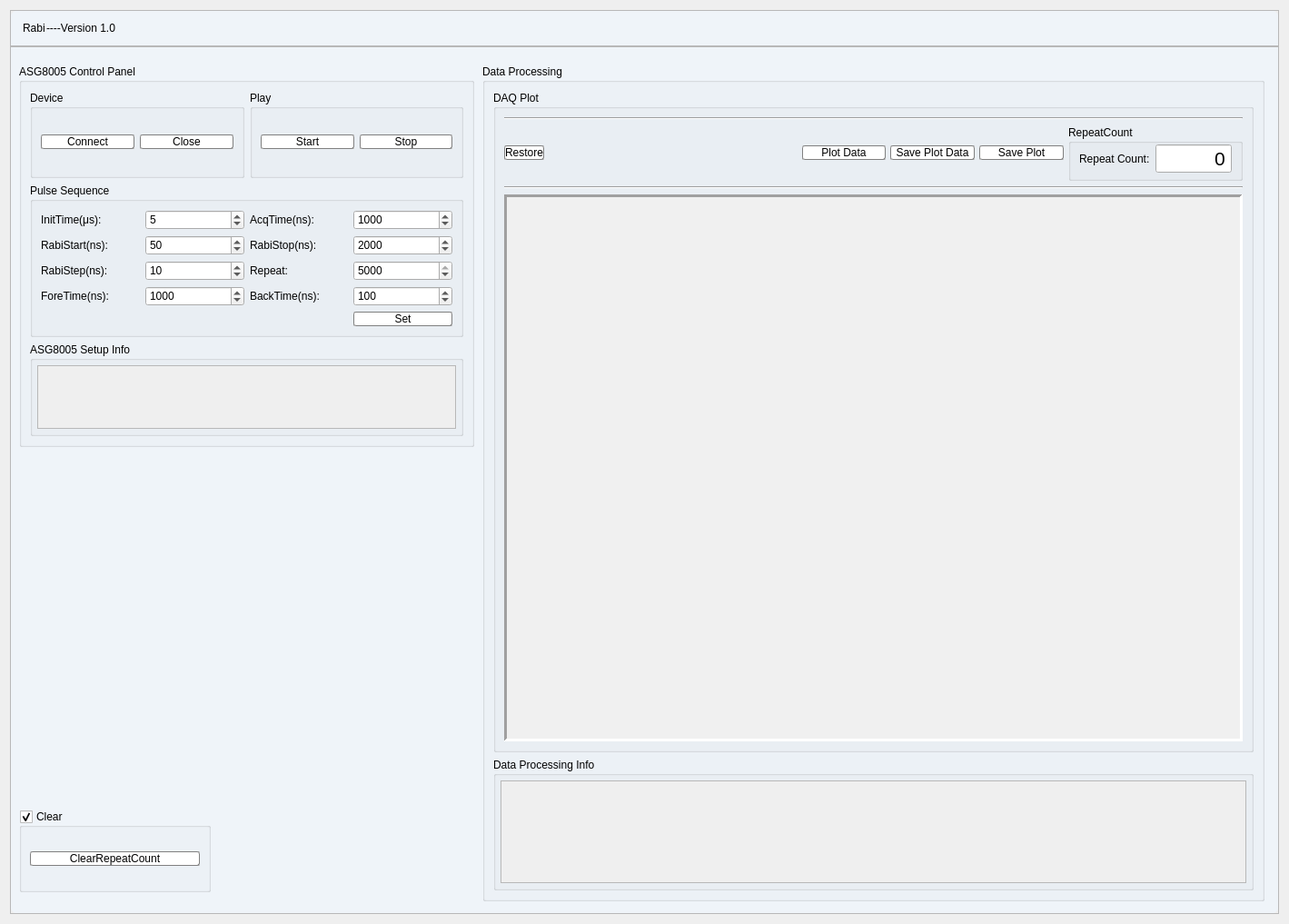
<?xml version="1.0" encoding="UTF-8"?>
<ui version="4.0">
 <class>Form</class>
 <widget class="QWidget" name="Form">
  <property name="geometry">
   <rect>
    <x>0</x>
    <y>0</y>
    <width>1419</width>
    <height>1017</height>
   </rect>
  </property>
  <property name="sizePolicy">
   <sizepolicy hsizetype="Fixed" vsizetype="Fixed">
    <horstretch>0</horstretch>
    <verstretch>0</verstretch>
   </sizepolicy>
  </property>
  <property name="windowTitle">
   <string>Form</string>
  </property>
  <property name="styleSheet">
   <string notr="true">QWidget#Form{
	border-radius:10px;
}

QWidget#mainwidget{
	background-color: rgba(239, 244, 249, 0);
	border-radius:10px;
}
QFrame#mainframe{
	background-color: rgba(239, 244, 249, 255);
	border-radius:10px;
}
QGroupBox{
	border-width: 2px;
	
	font: 25 9pt &quot;Microsoft YaHei UI Light&quot;;
}
QPushButton{
	background-color: rgb(255, 255, 255);
	border-radius: 2px;
	border: 1px groove gray;
	font: 63 9pt &quot;Nunito Sans SemiBold&quot;;
}
QTabWidget{
	font: 63 9pt &quot;Nunito Sans SemiBold&quot;;
}
QLabel{
	font: 9pt &quot;Microsoft YaHei UI&quot;;
}
QComboBox{
	
	font: 9pt &quot;Menlo for Powerline&quot;;
}
</string>
  </property>
  <layout class="QVBoxLayout" name="verticalLayout_19" stretch="1">
   <item>
    <widget class="QWidget" name="mainwidget" native="true">
     <property name="styleSheet">
      <string notr="true"/>
     </property>
     <layout class="QVBoxLayout" name="verticalLayout_5">
      <property name="spacing">
       <number>0</number>
      </property>
      <property name="leftMargin">
       <number>0</number>
      </property>
      <property name="topMargin">
       <number>0</number>
      </property>
      <property name="rightMargin">
       <number>0</number>
      </property>
      <property name="bottomMargin">
       <number>0</number>
      </property>
      <item>
       <widget class="QFrame" name="mainframe">
        <property name="styleSheet">
         <string notr="true"/>
        </property>
        <property name="frameShape">
         <enum>QFrame::StyledPanel</enum>
        </property>
        <property name="frameShadow">
         <enum>QFrame::Raised</enum>
        </property>
        <layout class="QVBoxLayout" name="verticalLayout">
         <property name="spacing">
          <number>0</number>
         </property>
         <property name="leftMargin">
          <number>0</number>
         </property>
         <property name="topMargin">
          <number>0</number>
         </property>
         <property name="rightMargin">
          <number>0</number>
         </property>
         <property name="bottomMargin">
          <number>0</number>
         </property>
         <item>
          <widget class="QFrame" name="frame">
           <property name="sizePolicy">
            <sizepolicy hsizetype="Preferred" vsizetype="Preferred">
             <horstretch>0</horstretch>
             <verstretch>1</verstretch>
            </sizepolicy>
           </property>
           <property name="minimumSize">
            <size>
             <width>0</width>
             <height>40</height>
            </size>
           </property>
           <property name="baseSize">
            <size>
             <width>0</width>
             <height>0</height>
            </size>
           </property>
           <property name="styleSheet">
            <string notr="true"/>
           </property>
           <property name="frameShape">
            <enum>QFrame::StyledPanel</enum>
           </property>
           <property name="frameShadow">
            <enum>QFrame::Raised</enum>
           </property>
           <layout class="QHBoxLayout" name="horizontalLayout_2" stretch="0,0,0,80,3,3,3">
            <property name="spacing">
             <number>1</number>
            </property>
            <property name="leftMargin">
             <number>5</number>
            </property>
            <property name="topMargin">
             <number>1</number>
            </property>
            <property name="rightMargin">
             <number>1</number>
            </property>
            <property name="bottomMargin">
             <number>1</number>
            </property>
            <item>
             <widget class="QLabel" name="label_2">
              <property name="text">
               <string/>
              </property>
              <property name="pixmap">
               <pixmap resource="resources.qrc">:/my_icons/images/icons/window_title_icon.png</pixmap>
              </property>
             </widget>
            </item>
            <item>
             <widget class="QLabel" name="label">
              <property name="sizePolicy">
               <sizepolicy hsizetype="Preferred" vsizetype="Preferred">
                <horstretch>0</horstretch>
                <verstretch>0</verstretch>
               </sizepolicy>
              </property>
              <property name="font">
               <font>
                <family>Microsoft YaHei UI</family>
                <pointsize>9</pointsize>
                <weight>50</weight>
                <italic>false</italic>
                <bold>false</bold>
               </font>
              </property>
              <property name="styleSheet">
               <string notr="true"/>
              </property>
              <property name="text">
               <string>Rabi</string>
              </property>
             </widget>
            </item>
            <item>
             <widget class="QLabel" name="label_6">
              <property name="text">
               <string>----Version 1.0</string>
              </property>
             </widget>
            </item>
            <item>
             <spacer name="horizontalSpacer_2">
              <property name="orientation">
               <enum>Qt::Horizontal</enum>
              </property>
              <property name="sizeHint" stdset="0">
               <size>
                <width>40</width>
                <height>20</height>
               </size>
              </property>
             </spacer>
            </item>
            <item>
             <widget class="QPushButton" name="min_btn">
              <property name="sizePolicy">
               <sizepolicy hsizetype="Minimum" vsizetype="Fixed">
                <horstretch>0</horstretch>
                <verstretch>0</verstretch>
               </sizepolicy>
              </property>
              <property name="maximumSize">
               <size>
                <width>60</width>
                <height>30</height>
               </size>
              </property>
              <property name="styleSheet">
               <string notr="true">QPushButton {	
	border: none;
	border-radius: 2px;
	background-color: rgba(239, 244, 249, 0);
}
QPushButton:hover {
	background-color: rgba(160, 160, 160,100);
}
QPushButton:pressed {	
	background-color: transparent;
}
</string>
              </property>
              <property name="text">
               <string/>
              </property>
              <property name="icon">
               <iconset resource="resources.qrc">
                <normaloff>:/my_icons/images/icons/min.svg</normaloff>:/my_icons/images/icons/min.svg</iconset>
              </property>
             </widget>
            </item>
            <item>
             <widget class="QPushButton" name="max_btn">
              <property name="sizePolicy">
               <sizepolicy hsizetype="Minimum" vsizetype="Fixed">
                <horstretch>0</horstretch>
                <verstretch>0</verstretch>
               </sizepolicy>
              </property>
              <property name="maximumSize">
               <size>
                <width>60</width>
                <height>30</height>
               </size>
              </property>
              <property name="styleSheet">
               <string notr="true">QPushButton {	
	border: none;
	border-radius: 2px;
	background-color: rgba(239, 244, 249, 0);
}
QPushButton:hover {
	background-color: rgba(160, 160, 160,100);
}
QPushButton:pressed {	
	background-color: transparent;
}</string>
              </property>
              <property name="text">
               <string/>
              </property>
              <property name="icon">
               <iconset resource="resources.qrc">
                <normaloff>:/my_icons/images/icons/max.svg</normaloff>:/my_icons/images/icons/max.svg</iconset>
              </property>
              <property name="iconSize">
               <size>
                <width>20</width>
                <height>20</height>
               </size>
              </property>
             </widget>
            </item>
            <item>
             <widget class="QPushButton" name="close_btn">
              <property name="sizePolicy">
               <sizepolicy hsizetype="Minimum" vsizetype="Fixed">
                <horstretch>0</horstretch>
                <verstretch>0</verstretch>
               </sizepolicy>
              </property>
              <property name="maximumSize">
               <size>
                <width>60</width>
                <height>30</height>
               </size>
              </property>
              <property name="styleSheet">
               <string notr="true">QPushButton {	
	border: none;
	border-radius: 2px;
	background-color: rgba(239, 244, 249, 0);
}
QPushButton:hover {
	background-color: rgba(196, 43, 28,200);
}
QPushButton:pressed {	
	background-color: transparent;
}</string>
              </property>
              <property name="text">
               <string/>
              </property>
              <property name="icon">
               <iconset resource="resources.qrc">
                <normaloff>:/my_icons/images/icons/close_btn.svg</normaloff>:/my_icons/images/icons/close_btn.svg</iconset>
              </property>
             </widget>
            </item>
           </layout>
          </widget>
         </item>
         <item>
          <widget class="QFrame" name="frame_2">
           <property name="sizePolicy">
            <sizepolicy hsizetype="Preferred" vsizetype="Preferred">
             <horstretch>0</horstretch>
             <verstretch>100</verstretch>
            </sizepolicy>
           </property>
           <property name="styleSheet">
            <string notr="true">QPushButton:hover {
	background-color: rgba(160, 160, 160,100);
}
QPushButton:pressed {	
	background-color: transparent;
}</string>
           </property>
           <property name="frameShape">
            <enum>QFrame::StyledPanel</enum>
           </property>
           <property name="frameShadow">
            <enum>QFrame::Raised</enum>
           </property>
           <widget class="QGroupBox" name="groupBox">
            <property name="geometry">
             <rect>
              <x>10</x>
              <y>20</y>
              <width>501</width>
              <height>421</height>
             </rect>
            </property>
            <property name="title">
             <string>ASG8005 Control Panel</string>
            </property>
            <layout class="QGridLayout" name="gridLayout_4">
             <item row="0" column="2" colspan="2">
              <widget class="QGroupBox" name="groupBox_4">
               <property name="title">
                <string>Play</string>
               </property>
               <layout class="QHBoxLayout" name="horizontalLayout_3">
                <item>
                 <widget class="QPushButton" name="asg_start_btn">
                  <property name="styleSheet">
                   <string notr="true">QPushButton{
	font: 10pt &quot;Yu Gothic UI&quot;;	

}</string>
                  </property>
                  <property name="text">
                   <string>Start</string>
                  </property>
                  <property name="icon">
                   <iconset resource="resources.qrc">
                    <normaloff>:/my_icons/images/icons/play.svg</normaloff>:/my_icons/images/icons/play.svg</iconset>
                  </property>
                  <property name="iconSize">
                   <size>
                    <width>20</width>
                    <height>25</height>
                   </size>
                  </property>
                 </widget>
                </item>
                <item>
                 <widget class="QPushButton" name="asg_stop_btn">
                  <property name="styleSheet">
                   <string notr="true">QPushButton{
	font: 10pt &quot;Yu Gothic UI&quot;;	

}</string>
                  </property>
                  <property name="text">
                   <string>Stop</string>
                  </property>
                  <property name="icon">
                   <iconset resource="resources.qrc">
                    <normaloff>:/my_icons/images/icons/stop.svg</normaloff>:/my_icons/images/icons/stop.svg</iconset>
                  </property>
                  <property name="iconSize">
                   <size>
                    <width>20</width>
                    <height>25</height>
                   </size>
                  </property>
                 </widget>
                </item>
               </layout>
              </widget>
             </item>
             <item row="0" column="0" colspan="2">
              <widget class="QGroupBox" name="groupBox_2">
               <property name="title">
                <string>Device</string>
               </property>
               <layout class="QGridLayout" name="gridLayout">
                <item row="0" column="0">
                 <widget class="QPushButton" name="asg_connect_btn">
                  <property name="styleSheet">
                   <string notr="true">QPushButton{
	font: 10pt &quot;Yu Gothic UI&quot;;	

}</string>
                  </property>
                  <property name="text">
                   <string>Connect</string>
                  </property>
                  <property name="icon">
                   <iconset resource="resources.qrc">
                    <normaloff>:/my_icons/images/icons/connect.svg</normaloff>:/my_icons/images/icons/connect.svg</iconset>
                  </property>
                  <property name="iconSize">
                   <size>
                    <width>20</width>
                    <height>25</height>
                   </size>
                  </property>
                 </widget>
                </item>
                <item row="0" column="1">
                 <widget class="QPushButton" name="asg_close_btn">
                  <property name="styleSheet">
                   <string notr="true">QPushButton{
	font: 10pt &quot;Yu Gothic UI&quot;;	

}</string>
                  </property>
                  <property name="text">
                   <string>Close</string>
                  </property>
                  <property name="icon">
                   <iconset resource="resources.qrc">
                    <normaloff>:/my_icons/images/icons/connect.svg</normaloff>:/my_icons/images/icons/connect.svg</iconset>
                  </property>
                  <property name="iconSize">
                   <size>
                    <width>20</width>
                    <height>25</height>
                   </size>
                  </property>
                 </widget>
                </item>
               </layout>
              </widget>
             </item>
             <item row="3" column="0" colspan="4">
              <widget class="QGroupBox" name="groupBox_7">
               <property name="title">
                <string>ASG8005 Setup Info</string>
               </property>
               <layout class="QGridLayout" name="gridLayout_3">
                <property name="leftMargin">
                 <number>5</number>
                </property>
                <property name="topMargin">
                 <number>5</number>
                </property>
                <property name="rightMargin">
                 <number>5</number>
                </property>
                <property name="bottomMargin">
                 <number>5</number>
                </property>
                <item row="0" column="0">
                 <widget class="QScrollArea" name="asg_scroll">
                  <property name="sizePolicy">
                   <sizepolicy hsizetype="Minimum" vsizetype="Minimum">
                    <horstretch>0</horstretch>
                    <verstretch>0</verstretch>
                   </sizepolicy>
                  </property>
                  <property name="widgetResizable">
                   <bool>true</bool>
                  </property>
                  <widget class="QWidget" name="scrollAreaWidgetContents_2">
                   <property name="geometry">
                    <rect>
                     <x>0</x>
                     <y>0</y>
                     <width>463</width>
                     <height>73</height>
                    </rect>
                   </property>
                   <layout class="QVBoxLayout" name="verticalLayout_8">
                    <item>
                     <widget class="QLabel" name="asg_msg">
                      <property name="text">
                       <string/>
                      </property>
                     </widget>
                    </item>
                   </layout>
                  </widget>
                 </widget>
                </item>
               </layout>
              </widget>
             </item>
             <item row="1" column="0" colspan="4">
              <widget class="QGroupBox" name="groupBox_8">
               <property name="title">
                <string>Pulse Sequence</string>
               </property>
               <layout class="QGridLayout" name="gridLayout_6">
                <item row="1" column="2">
                 <widget class="QLabel" name="label_12">
                  <property name="text">
                   <string>RabiStop(ns):</string>
                  </property>
                 </widget>
                </item>
                <item row="2" column="0">
                 <widget class="QLabel" name="label_10">
                  <property name="text">
                   <string>RabiStep(ns):</string>
                  </property>
                 </widget>
                </item>
                <item row="4" column="2">
                 <widget class="QLabel" name="label_15">
                  <property name="text">
                   <string>BackTime(ns):</string>
                  </property>
                 </widget>
                </item>
                <item row="1" column="1">
                 <widget class="QSpinBox" name="rabi_start_spbx">
                  <property name="maximum">
                   <number>3000</number>
                  </property>
                  <property name="value">
                   <number>50</number>
                  </property>
                 </widget>
                </item>
                <item row="0" column="1">
                 <widget class="QSpinBox" name="init_time_spbx">
                  <property name="maximum">
                   <number>100</number>
                  </property>
                  <property name="value">
                   <number>5</number>
                  </property>
                 </widget>
                </item>
                <item row="4" column="1">
                 <widget class="QSpinBox" name="fore_time_spbx">
                  <property name="maximum">
                   <number>5000</number>
                  </property>
                  <property name="value">
                   <number>1000</number>
                  </property>
                 </widget>
                </item>
                <item row="0" column="3">
                 <widget class="QSpinBox" name="acq_time_spbx">
                  <property name="maximum">
                   <number>5000</number>
                  </property>
                  <property name="value">
                   <number>1000</number>
                  </property>
                 </widget>
                </item>
                <item row="2" column="1">
                 <widget class="QSpinBox" name="rabi_step_spbx">
                  <property name="maximum">
                   <number>3000</number>
                  </property>
                  <property name="value">
                   <number>10</number>
                  </property>
                 </widget>
                </item>
                <item row="4" column="3">
                 <widget class="QSpinBox" name="back_time_spbx">
                  <property name="maximum">
                   <number>5000</number>
                  </property>
                  <property name="value">
                   <number>100</number>
                  </property>
                 </widget>
                </item>
                <item row="4" column="0">
                 <widget class="QLabel" name="label_14">
                  <property name="text">
                   <string>ForeTime(ns):</string>
                  </property>
                 </widget>
                </item>
                <item row="0" column="2">
                 <widget class="QLabel" name="label_8">
                  <property name="text">
                   <string>AcqTime(ns):</string>
                  </property>
                 </widget>
                </item>
                <item row="0" column="0">
                 <widget class="QLabel" name="label_3">
                  <property name="text">
                   <string>InitTime(μs):</string>
                  </property>
                 </widget>
                </item>
                <item row="1" column="0">
                 <widget class="QLabel" name="label_11">
                  <property name="text">
                   <string>RabiStart(ns):</string>
                  </property>
                 </widget>
                </item>
                <item row="2" column="3">
                 <widget class="QSpinBox" name="repeat_spbx">
                  <property name="maximum">
                   <number>5000</number>
                  </property>
                  <property name="value">
                   <number>5000</number>
                  </property>
                 </widget>
                </item>
                <item row="2" column="2">
                 <widget class="QLabel" name="label_9">
                  <property name="text">
                   <string>Repeat:</string>
                  </property>
                 </widget>
                </item>
                <item row="1" column="3">
                 <widget class="QSpinBox" name="rabi_stop_spbx">
                  <property name="maximum">
                   <number>5000</number>
                  </property>
                  <property name="value">
                   <number>2000</number>
                  </property>
                 </widget>
                </item>
                <item row="5" column="3">
                 <widget class="QPushButton" name="asg_set_btn">
                  <property name="styleSheet">
                   <string notr="true">QPushButton{
	font: 10pt &quot;Yu Gothic UI&quot;;	

}</string>
                  </property>
                  <property name="text">
                   <string>Set</string>
                  </property>
                  <property name="icon">
                   <iconset resource="resources.qrc">
                    <normaloff>:/my_icons/images/icons/download.svg</normaloff>:/my_icons/images/icons/download.svg</iconset>
                  </property>
                  <property name="iconSize">
                   <size>
                    <width>20</width>
                    <height>25</height>
                   </size>
                  </property>
                 </widget>
                </item>
               </layout>
              </widget>
             </item>
            </layout>
           </widget>
           <widget class="QGroupBox" name="groupBox_9">
            <property name="geometry">
             <rect>
              <x>520</x>
              <y>20</y>
              <width>861</width>
              <height>921</height>
             </rect>
            </property>
            <property name="title">
             <string>Data Processing</string>
            </property>
            <layout class="QVBoxLayout" name="verticalLayout_3" stretch="5,1">
             <item>
              <widget class="QGroupBox" name="groupBox_5">
               <property name="title">
                <string>DAQ Plot</string>
               </property>
               <layout class="QVBoxLayout" name="verticalLayout_2" stretch="0,1,0,10">
                <item>
                 <widget class="Line" name="line_2">
                  <property name="orientation">
                   <enum>Qt::Horizontal</enum>
                  </property>
                 </widget>
                </item>
                <item>
                 <layout class="QHBoxLayout" name="horizontalLayout_10" stretch="0,3,1,1,1,0">
                  <property name="spacing">
                   <number>5</number>
                  </property>
                  <item>
                   <widget class="QPushButton" name="restore_view_btn">
                    <property name="text">
                     <string>Restore</string>
                    </property>
                    <property name="icon">
                     <iconset resource="resources.qrc">
                      <normaloff>:/my_icons/images/icons/init.svg</normaloff>:/my_icons/images/icons/init.svg</iconset>
                    </property>
                    <property name="iconSize">
                     <size>
                      <width>20</width>
                      <height>25</height>
                     </size>
                    </property>
                   </widget>
                  </item>
                  <item>
                   <spacer name="horizontalSpacer_3">
                    <property name="orientation">
                     <enum>Qt::Horizontal</enum>
                    </property>
                    <property name="sizeHint" stdset="0">
                     <size>
                      <width>40</width>
                      <height>20</height>
                     </size>
                    </property>
                   </spacer>
                  </item>
                  <item>
                   <widget class="QPushButton" name="plot_data_btn">
                    <property name="text">
                     <string>Plot Data</string>
                    </property>
                    <property name="icon">
                     <iconset resource="resources.qrc">
                      <normaloff>:/my_icons/images/icons/plot.svg</normaloff>:/my_icons/images/icons/plot.svg</iconset>
                    </property>
                    <property name="iconSize">
                     <size>
                      <width>20</width>
                      <height>25</height>
                     </size>
                    </property>
                   </widget>
                  </item>
                  <item>
                   <widget class="QPushButton" name="save_plot_data_btn">
                    <property name="text">
                     <string>Save Plot Data</string>
                    </property>
                    <property name="icon">
                     <iconset resource="resources.qrc">
                      <normaloff>:/my_icons/images/icons/save.svg</normaloff>:/my_icons/images/icons/save.svg</iconset>
                    </property>
                    <property name="iconSize">
                     <size>
                      <width>20</width>
                      <height>25</height>
                     </size>
                    </property>
                   </widget>
                  </item>
                  <item>
                   <widget class="QPushButton" name="save_plot_btn">
                    <property name="text">
                     <string>Save Plot</string>
                    </property>
                    <property name="icon">
                     <iconset resource="resources.qrc">
                      <normaloff>:/my_icons/images/icons/picture.svg</normaloff>:/my_icons/images/icons/picture.svg</iconset>
                    </property>
                    <property name="iconSize">
                     <size>
                      <width>20</width>
                      <height>25</height>
                     </size>
                    </property>
                   </widget>
                  </item>
                  <item>
                   <widget class="QGroupBox" name="groupBox_10">
                    <property name="title">
                     <string>RepeatCount</string>
                    </property>
                    <layout class="QHBoxLayout" name="horizontalLayout_4">
                     <property name="topMargin">
                      <number>0</number>
                     </property>
                     <property name="bottomMargin">
                      <number>5</number>
                     </property>
                     <item>
                      <widget class="QLabel" name="label_13">
                       <property name="text">
                        <string>Repeat Count:</string>
                       </property>
                      </widget>
                     </item>
                     <item>
                      <widget class="QSpinBox" name="repeat_count_num">
                       <property name="sizePolicy">
                        <sizepolicy hsizetype="Expanding" vsizetype="Expanding">
                         <horstretch>0</horstretch>
                         <verstretch>0</verstretch>
                        </sizepolicy>
                       </property>
                       <property name="font">
                        <font>
                         <pointsize>16</pointsize>
                        </font>
                       </property>
                       <property name="alignment">
                        <set>Qt::AlignRight|Qt::AlignTrailing|Qt::AlignVCenter</set>
                       </property>
                       <property name="readOnly">
                        <bool>true</bool>
                       </property>
                       <property name="buttonSymbols">
                        <enum>QAbstractSpinBox::NoButtons</enum>
                       </property>
                       <property name="maximum">
                        <number>100000</number>
                       </property>
                       <property name="value">
                        <number>0</number>
                       </property>
                      </widget>
                     </item>
                    </layout>
                   </widget>
                  </item>
                 </layout>
                </item>
                <item>
                 <widget class="Line" name="line">
                  <property name="orientation">
                   <enum>Qt::Horizontal</enum>
                  </property>
                 </widget>
                </item>
                <item>
                 <widget class="QFrame" name="graph_frame">
                  <property name="styleSheet">
                   <string notr="true">background-color: rgb(240, 240, 240);</string>
                  </property>
                  <property name="frameShape">
                   <enum>QFrame::Panel</enum>
                  </property>
                  <property name="frameShadow">
                   <enum>QFrame::Sunken</enum>
                  </property>
                  <property name="lineWidth">
                   <number>3</number>
                  </property>
                  <property name="midLineWidth">
                   <number>3</number>
                  </property>
                 </widget>
                </item>
               </layout>
              </widget>
             </item>
             <item>
              <widget class="QGroupBox" name="groupBox_11">
               <property name="title">
                <string>Data Processing Info</string>
               </property>
               <layout class="QGridLayout" name="gridLayout_7">
                <property name="leftMargin">
                 <number>5</number>
                </property>
                <property name="topMargin">
                 <number>5</number>
                </property>
                <property name="rightMargin">
                 <number>5</number>
                </property>
                <property name="bottomMargin">
                 <number>5</number>
                </property>
                <item row="0" column="0">
                 <widget class="QScrollArea" name="data_processing_scroll">
                  <property name="sizePolicy">
                   <sizepolicy hsizetype="Minimum" vsizetype="Minimum">
                    <horstretch>0</horstretch>
                    <verstretch>0</verstretch>
                   </sizepolicy>
                  </property>
                  <property name="widgetResizable">
                   <bool>true</bool>
                  </property>
                  <widget class="QWidget" name="scrollAreaWidgetContents_3">
                   <property name="geometry">
                    <rect>
                     <x>0</x>
                     <y>0</y>
                     <width>823</width>
                     <height>114</height>
                    </rect>
                   </property>
                   <layout class="QVBoxLayout" name="verticalLayout_24">
                    <item>
                     <widget class="QLabel" name="data_processing_msg">
                      <property name="text">
                       <string/>
                      </property>
                     </widget>
                    </item>
                   </layout>
                  </widget>
                 </widget>
                </item>
               </layout>
              </widget>
             </item>
            </layout>
           </widget>
           <widget class="QGroupBox" name="groupBox_3">
            <property name="geometry">
             <rect>
              <x>10</x>
              <y>840</y>
              <width>211</width>
              <height>91</height>
             </rect>
            </property>
            <property name="title">
             <string>Clear</string>
            </property>
            <property name="checkable">
             <bool>true</bool>
            </property>
            <layout class="QHBoxLayout" name="horizontalLayout">
             <item>
              <widget class="QPushButton" name="clear_repeat_count_btn">
               <property name="styleSheet">
                <string notr="true">QPushButton{
	font: 10pt &quot;Yu Gothic UI&quot;;	

}</string>
               </property>
               <property name="text">
                <string>ClearRepeatCount</string>
               </property>
               <property name="icon">
                <iconset resource="resources.qrc">
                 <normaloff>:/my_icons/images/icons/restore.svg</normaloff>:/my_icons/images/icons/restore.svg</iconset>
               </property>
               <property name="iconSize">
                <size>
                 <width>20</width>
                 <height>25</height>
                </size>
               </property>
              </widget>
             </item>
            </layout>
           </widget>
          </widget>
         </item>
        </layout>
       </widget>
      </item>
     </layout>
    </widget>
   </item>
  </layout>
 </widget>
 <resources>
  <include location="resources.qrc"/>
  <include location="../my_scripts/resources.qrc"/>
 </resources>
 <connections/>
</ui>
